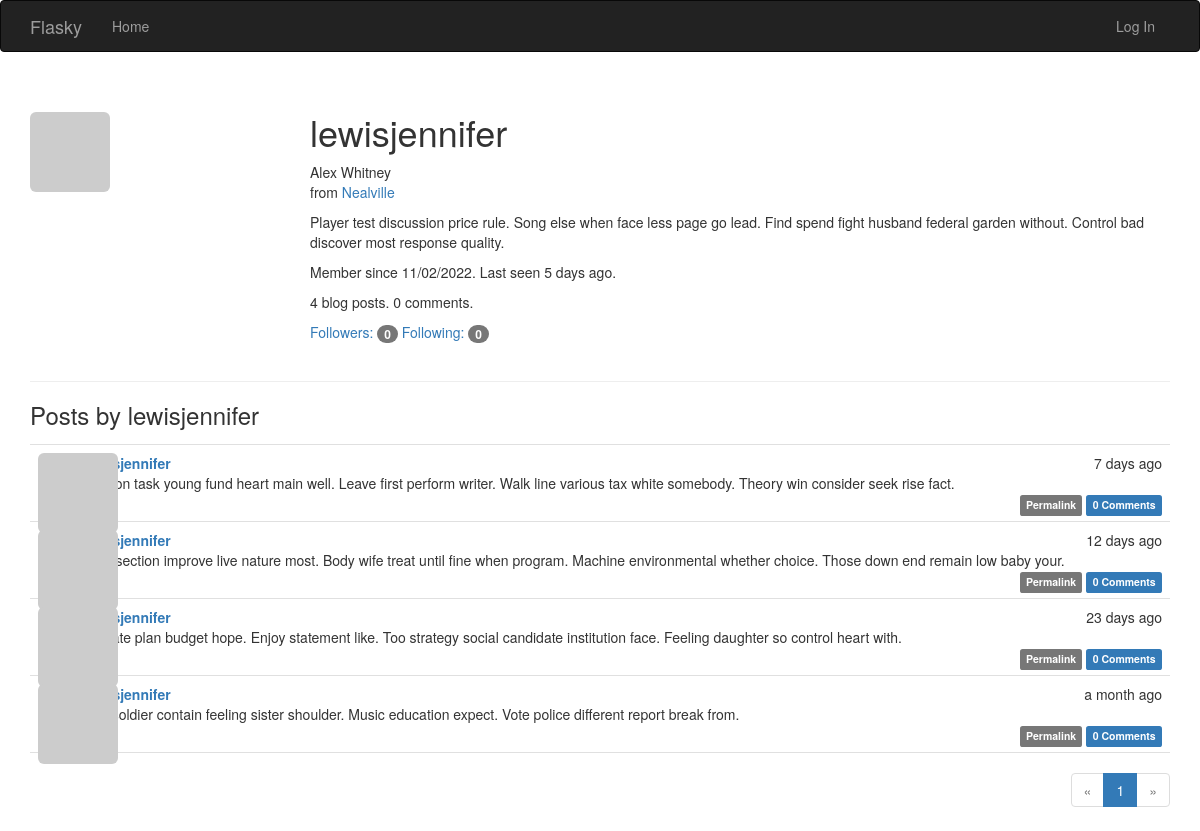
Page /user/lewisjennifer on the committed database.
### app/models.py (models this page shows, shortened)
class User(UserMixin, db.Model):
    __tablename__ = 'users'
    id = db.Column(db.Integer, primary_key=True)
    email = db.Column(db.String(64), unique=True, index=True)
    username = db.Column(db.String(64), unique=True, index=True)
    role_id = db.Column(db.Integer, db.ForeignKey('roles.id'))
    password_hash = db.Column(db.String(128))
    confirmed = db.Column(db.Boolean, default=False)
    name = db.Column(db.String(64))
    location = db.Column(db.String(64))
    about_me = db.Column(db.Text())
    member_since = db.Column(db.DateTime(), default=datetime.utcnow)
    last_seen = db.Column(db.DateTime(), default=datetime.utcnow)
    avatar_hash = db.Column(db.String(32))
    posts = db.relationship('Post', backref='author', lazy='dynamic')
    followed = db.relationship('Follow', foreign_keys=[Follow.follower_id],
                               backref=db.backref('follower', lazy='joined'),
                               lazy='dynamic',
                               cascade='all, delete-orphan')
    followers = db.relationship('Follow', foreign_keys=[Follow.followed_id],
                                backref=db.backref('followed', lazy='joined'),
                                lazy='dynamic',
                                cascade='all, delete-orphan')
    comments = db.relationship('Comment', backref='author', lazy='dynamic')
    @property
    def password(self):
        raise AttributeError('password is not a readable attribute')
    def gravatar(self, size=100, default='identicon', rating='g'):
        url = 'https://secure.gravatar.com/avatar'
        hash = self.avatar_hash or self.gravatar_hash()
        return '{url}/{hash}?s={size}&d={default}&r={rating}'.format(
            url=url, hash=hash, size=size, default=default, rating=rating)

class Post(db.Model):
    __tablename__ = 'posts'
    id = db.Column(db.Integer, primary_key=True)
    body = db.Column(db.Text)
    body_html = db.Column(db.Text)
    timestamp = db.Column(db.DateTime, index=True, default=datetime.utcnow)
    author_id = db.Column(db.Integer, db.ForeignKey('users.id'))
    comments = db.relationship('Comment', backref='post', lazy='dynamic')

### app/main/views.py (the view)
@main.route('/user/<username>')
def user(username):
    user = User.query.filter_by(username=username).first_or_404()
    page = request.args.get('page', 1, type=int)
    pagination = user.posts.order_by(Post.timestamp.desc()).paginate(page=page,
                                                                     per_page=current_app.config[
                                                                         'FLASKY_POSTS_PER_PAGE'], error_out=False)
    posts = pagination.items
    return render_template('user.html', user=user, posts=posts, pagination=pagination)

### app/auth/views.py (called while the page is built)
@auth.before_app_request
def before_request():
    if current_user.is_authenticated:
        current_user.ping()
        if not current_user.confirmed \
                and request.endpoint \
                and request.blueprint != 'auth' \
                and request.endpoint != 'static':
            return redirect(url_for('auth.unconfirmed'))

### app/main/__init__.py (called while the page is built)
@main.app_context_processor
def inject_permissions():
    return dict(Permission=Permission)

### app/models.py (called while the page is built)
    def can(self, permissions):
        return False

    def is_administrator(self):
        return False

### app/templates/user.html (shortened to what this page needs)
{% extends 'base.html' %}
{% import "_macros.html" as macros %}
{% block page_content %}
<div class="page-header">
    <img class="img-rounded profile-thumbnail" src="{{ user.gravatar(size=256) }}">
    <div class="profile-header">
        <h1>{{ user.username }}</h1>
        {% if user.name or user.location %}
        <p>
            {% if user.name %}{{ user.name }}<br>{% endif %}
            {% if user.location %}
                from <a href="http://maps.google.com/?q={{ user.location }}">{{ user.location }}</a><br>
            {% endif %}
        </p>
        {% endif %}
        {% if user.about_me %}<p>{{ user.about_me }}</p>{% endif %}
        <p>Member since {{ moment(user.member_since).format('L') }}. Last seen {{ moment(user.last_seen).fromNow() }}.</p>
        <p>{{ user.posts.count() }} blog posts. {{ user.comments.count() }} comments.</p>
        <p>
            <a href="{{ url_for('.followers', username=user.username) }}">Followers: <span class="badge">{{ user.followers.count() - 1 }}</span></a>
            <a href="{{ url_for('.followed_by', username=user.username) }}">Following: <span class="badge">{{ user.followed.count() - 1}}</span></a>
        </p>
    </div>
</div>
<h3>Posts by {{ user.username }}</h3>
{% include '_posts.html' %}
{% if pagination %}
<div class="pagination">
    {{ macros.pagination_widget(pagination, '.user', username=user.username) }}
</div>
{% endif %}
{% endblock %}

### app/templates/_posts.html (shortened to what this page needs)
<ul class="posts">
    {% for post in posts %}
    <li class="post">
        <div class="post-thumbnail">
            <a href="{{ url_for('.user', username=post.author.username) }}">
                <img class="img-rounded profile-thumbnail" src="{{ post.author.gravatar(size=40) }}">
            </a>
        </div>
        <div class="post-content">
            <div class="post-date">{{ moment(post.timestamp).fromNow() }}</div>
            <div class="post-author"><a href="{{ url_for('.user', username=post.author.username) }}">{{ post.author.username }}</a></div>
            <div class="post-body">
                {% if post.body_html %}
                    {{ post.body_html | safe }}
                {% else %}
                    {{ post.body }}
                {% endif %}
            </div>
            <div class="post-footer">
                <a href="{{ url_for('.post', id=post.id) }}">
                    <span class="label label-default">Permalink</span>
                </a>
                <a href="{{ url_for('.post', id=post.id)}}#comments">
                    <span class="label label-primary">{{ post.comments.count() }} Comments</span>
                </a>
            </div>
        </div>
    </li>
    {% endfor %}
</ul>

### app/static/styles.css (style rules this page uses)
.profile-thumbnail { position: absolute; }
.profile-header { min-height: 260px; margin-left: 280px; }
ul.posts { list-style-type: none; padding: 0px; margin: 16px 0px 0px 0px; border-top: 1px solid #e0e0e0; }
ul.posts li.post { padding: 8px; border-bottom: 1px solid #e0e0e0; }
div.post-date { float: right; }
div.post-author { font-weight: bold; }
div.post-thumbnail { position: absolute; }
div.post-content { margin-left: 48px; min-height: 48px; }
div.post-footer { text-align: right; }
div.pagination { width: 100%; text-align: right; padding: 0px; margin: 0px; }

### rows in the picture
User: username "lewisjennifer", name "Alex Whitney", location "Nealville", about_me "Player test discussion price rule. Song else when face less page go lead. Find spend fight husband federal garden without. Control bad discover most response quality.", member_since "11/02/2022", last_seen "5 days ago"
Post: timestamp "7 days ago", author.username "lewisjennifer", body "Region task young fund heart main well. Leave first perform writer. Walk line various tax white somebody. Theory win consider seek rise fact.", comments.count "0"
Post: timestamp "12 days ago", author.username "lewisjennifer", body "Star section improve live nature most. Body wife treat until fine when program. Machine environmental whether choice. Those down end remain low baby your.", comments.count "0"
Post: timestamp "23 days ago", author.username "lewisjennifer", body "Debate plan budget hope. Enjoy statement like. Too strategy social candidate institution face. Feeling daughter so control heart with.", comments.count "0"
Post: timestamp "a month ago", author.username "lewisjennifer", body "Cut soldier contain feeling sister shoulder. Music education expect. Vote police different report break from.", comments.count "0"

### other values in the picture
{{ user.posts.count() }} "4"
{{ user.comments.count() }} "0"
{{ user.followers.count() - 1 }} "0"
{{ user.followed.count() - 1 }} "0"
{{ p }} "1"
